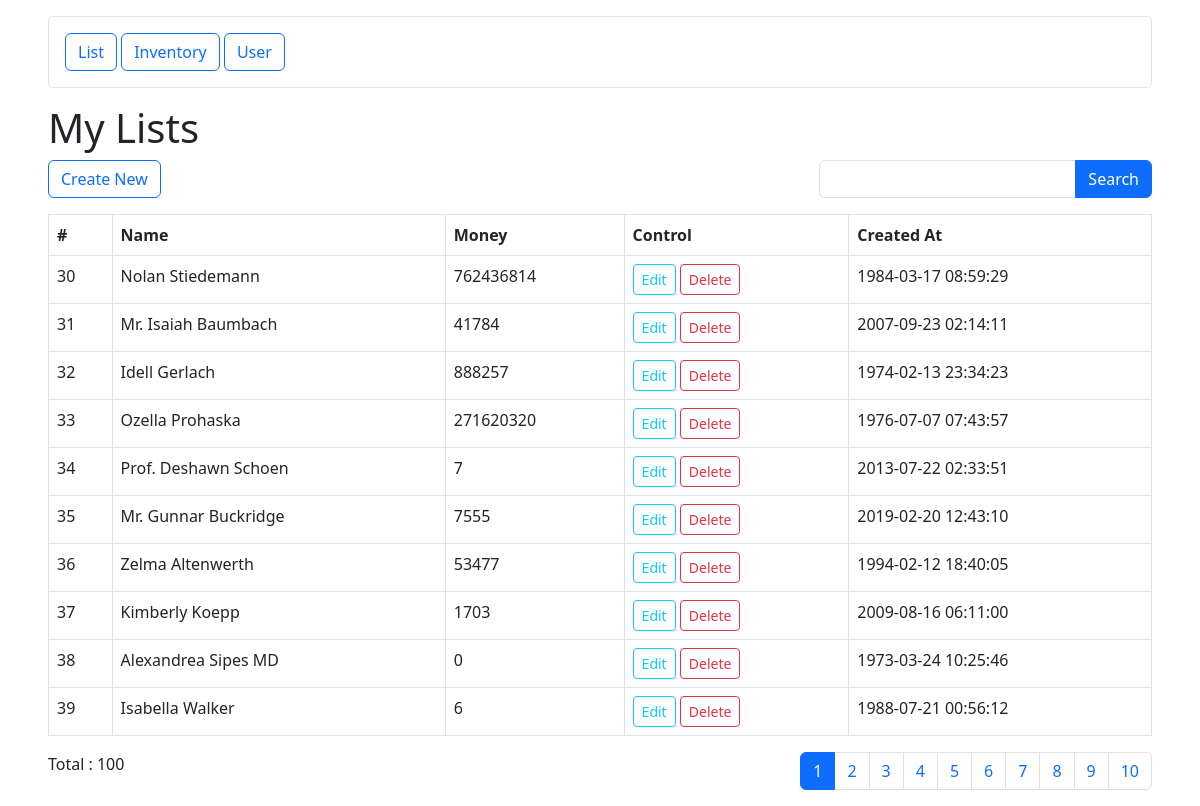
Page /list on the committed database.
### tables this page shows
CREATE TABLE `my` (
  `id` int(11) NOT NULL AUTO_INCREMENT,
  `name` varchar(20) NOT NULL,
  `money` int(11) NOT NULL,
  `created_at` timestamp NOT NULL DEFAULT current_timestamp(),
  PRIMARY KEY (`id`)
);

### controller/list.controller.php (called while the page is built, shortened)
<?php
function index()
{
    $sql = "SELECT * FROM my";
    return view("list/index", ["lists" => paginate($sql)]);
}

### index.php (called while the page is built, shortened)
<?php
require_once ProjectDir."/core/functions.php";
require_once RouterDir."/web.php";

### public/index.php (called while the page is built)
<?php
require_once "../index.php";

### view/list/index.view.php (the view, shortened to what this page needs)
<?php require_once ViewDir . "/template/header.php"; ?>
<h1>My Lists</h1>
<div class=" d-flex justify-content-between mb-3">
    <a href="<?= route('list-create') ?>" class=" btn btn-outline-primary">Create New</a>
    <form action="" method="get">
        <div class=" input-group">
            <input type="text" name="q" value="<?php if (isset($_GET['q'])) : ?> <?= filter($_GET["q"],true) ?> <?php endif; ?>" class=" form-control">
            <button class=" btn btn-primary">Search</button>
        </div>
    </form>
</div>
<table class=" table table-bordered">
    <thead>
        <tr>
            <th>#</th>
            <th>Name</th>
            <th>Money</th>
            <th>Control</th>
            <th>Created At</th>
        </tr>
    </thead>
    <tbody>
        <?php foreach ($lists["data"] as $list) : ?>
            <tr>
                <td>
                    <?= $list['id'] ?>
                </td>
                <td>
                    <?= $list['name'] ?>
                </td>
                <td>
                    <?= $list['money'] ?>
                </td>
                <td>
                    <a href="<?= route("list-edit", ["id" => $list['id']]) ?>" class=" btn btn-sm btn-outline-info">
                        Edit
                    </a>
                    <form class=" d-inline-block" action="<?= route("list-delete") ?>" method="post">
                        <button class=" btn btn-sm btn-outline-danger">Delete</button>
                    </form>
                </td>
                <td>
                    <?= $list['created_at'] ?>
                </td>
            </tr>
        <?php endforeach; ?>
    </tbody>
</table>
<?= paginator($lists) ?>
<?php require_once ViewDir . "/template/footer.php"; ?>

### router/web.php (shortened to what this page needs)
<?php
$uri = $_SERVER["REQUEST_URI"];
$uriArr = parse_url($uri);
$path = $uriArr["path"];
if(array_key_exists($path,Routes) && is_array(Routes[$path]) && checkRequestMethod(Routes[$path][0]) ){
    controller(Routes[$path][1]);
}
elseif(array_key_exists($path,Routes) && !is_array(Routes[$path])){
    controller(Routes[$path]);
}
else{
    view("not-found");
}

### view/template/header.php (shortened to what this page needs)
<!DOCTYPE html>
<html lang="en">
<head>
    <link rel="stylesheet" href="<?= url("css/bootstrap.css") ?>">
</head>
<body>
<div class="mx-5">
<?php require_once ViewDir."/template/nav.php"; ?>

### view/template/nav.php
<div class=" my-3 border rounded p-3">
    <a href="<?= route("list"); ?>" class=" btn btn-outline-primary">List</a>
    <a href="<?= route("inventory"); ?>" class=" btn btn-outline-primary">Inventory</a>
    <a href="<?= route("api/users"); ?>" class=" btn btn-outline-primary">User</a>
</div>

### core/functions.php (shortened to what this page needs)
<?php
function url(string $path = null): string
{
    $url = isset($_SERVER["HTTPS"]) ? "https" : "http";
    $url .= "://";
    $url .= $_SERVER["HTTP_HOST"];
    if (isset($path)) {
        $url .= "/";
        $url .= $path;
    }
    return $url;
}
function view(string $viewName, array $data = null): void
{
    require_once ViewDir . "/$viewName.view.php";
}
function controller(string $controllerName): void
{
    $controllerNameArray = explode("@", $controllerName);
    call_user_func($controllerNameArray[1]);
}
function route(string $path, array $queries = null): string
{
    $url = url($path);
    if (!is_null($queries)) {
        $url .= "?" . http_build_query($queries);
    }
    return $url;
}
function paginator($lists)
{
    $links = "";
    foreach ($lists['links'] as $link) {
        $links .= "<li class='page-item'><a class='page-link " . $link['is_active'] . "' href='" . $link['url'] . "'>" . $link['page_number'] . "</a></li>";
    }
    return "<div class=' d-flex justify-content-between'>
            <p class=' mb-0'>Total : " . $lists['total'] . "</p>
            <nav aria-label='Page navigation example'>
                <ul class='pagination'>
                    " . $links . "
                </ul>
            </nav>
        </div>";
}
function run(string $sql, bool $closeConnection = false): object|bool
{
    try {
        $query = mysqli_query($GLOBALS["conn"], $sql);
        return $query;
    } catch (Exception $e) {
        dd($e);
    }
}
function all(string $sql): array
{
    $lists = [];
    $query = run($sql);
    while ($row = mysqli_fetch_assoc($query)) {
        $lists[] = $row;
    }
    return $lists;
}
function first(string $sql): array
{
    $query = run($sql);
    $list = mysqli_fetch_assoc($query);
    return $list;
}
function paginate($sql, $limit = 10)
{
    $total = first(str_replace("*", "COUNT(id) AS total", $sql))["total"];
    $totalPages = ceil($total / $limit);
    $currentPage = isset($_GET['page']) ? $_GET["page"] : 1;
    $offset = ($currentPage - 1) * $limit;
    $sql .= " LIMIT $offset,$limit";
    $links  = [];
    for ($i = 1; $i <= $totalPages; $i++) {
        $queries = $_GET;
        $queries["page"] = $i;
        $url = url() . $GLOBALS['path'] . "?" . http_build_query($queries);
        $links[] = [
            "url" => $url,
            "is_active" => $i == $currentPage ? "active" : "",
            "page_number" => $i
        ];
    }
    $lists = [
        "total" => $total,
        "limit" => $limit,
        "total_page" => $totalPages,
        "current_page" => $currentPage,
        "data" => all($sql),
        "links" => $links
    ];
    return $lists;
}

### view/template/footer.php (shortened to what this page needs)
</div>
</body>
</html>

### rows in the picture
my: id "30", name "Nolan Stiedemann", money "762436814", created_at "1984-03-17 08:59:29"
my: id "31", name "Mr. Isaiah Baumbach", money "41784", created_at "2007-09-23 02:14:11"
my: id "32", name "Idell Gerlach", money "888257", created_at "1974-02-13 23:34:23"
my: id "33", name "Ozella Prohaska", money "271620320", created_at "1976-07-07 07:43:57"
my: id "34", name "Prof. Deshawn Schoen", money "7", created_at "2013-07-22 02:33:51"
my: id "35", name "Mr. Gunnar Buckridge", money "7555", created_at "2019-02-20 12:43:10"
my: id "36", name "Zelma Altenwerth", money "53477", created_at "1994-02-12 18:40:05"
my: id "37", name "Kimberly Koepp", money "1703", created_at "2009-08-16 06:11:00"
my: id "38", name "Alexandrea Sipes MD", money "0", created_at "1973-03-24 10:25:46"
my: id "39", name "Isabella Walker", money "6", created_at "1988-07-21 00:56:12"

### other values in the picture
$lists['total'] "100"
$link['page_number'] "1"
$link['page_number'] "2"
$link['page_number'] "3"
$link['page_number'] "4"
$link['page_number'] "5"
$link['page_number'] "6"
$link['page_number'] "7"
$link['page_number'] "8"
$link['page_number'] "9"
$link['page_number'] "10"
